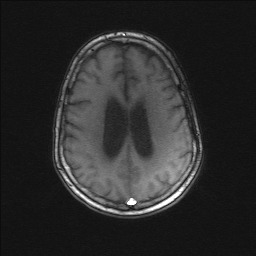
#> input picture Learning_projects/Learning_OpenCV/images/000012.jpg, 256 x 256 px
$ python Matching1.py
#> lines starting #> are read from the running program, lines starting #| are printed output that depends on the picture
import numpy as np
import cv2
import matplotlib.pyplot as plt
img1 = cv2.imread('images/000012.jpg', 0)          # queryImage
#> img1 is the input picture: shape (256, 256); min 10, max 255, mean 43.7
img2 = cv2.imread('images/000013.jpg', 0)  # trainImage
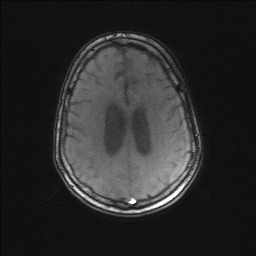
#> input picture Learning_projects/Learning_OpenCV/images/000013.jpg, 256 x 256 px
#> img2 is the input picture: shape (256, 256); min 7, max 255, mean 42.4
# Initiate ORB detector
orb = cv2.ORB_create()
# find the keypoints and descriptors with ORB
kp1, des1 = orb.detectAndCompute(img1, None)
#> kp1 = 378 keypoints; strongest (x, y, size): (134, 202, 31), (129, 204, 31), (132, 202, 44.6), (127, 203, 31)
kp2, des2 = orb.detectAndCompute(img2, None)
#> kp2 = 374 keypoints; strongest (x, y, size): (134, 202, 31), (133, 202, 37.2), (132, 203, 31), (131, 203, 37.2)
# create BFMatcher object
bf = cv2.BFMatcher(cv2.NORM_HAMMING, crossCheck=True)
# Match descriptors.
matches = bf.match(des1, des2)
#> matches = 140 matches
# Sort them in the order of their distance.
matches = sorted(matches, key=lambda x: x.distance)
# Draw first 10 matches.
img3 = cv2.drawMatches(img1, kp1, img2, kp2, matches[:10], None, flags=2)
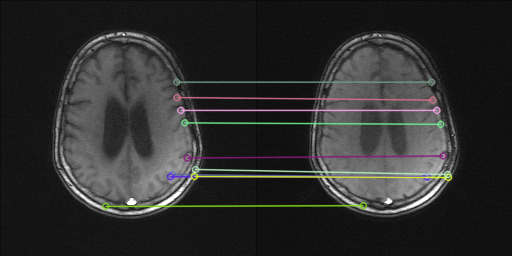
#> img3: shape (256, 512, 3); mean of channels 0, 1, 2 45, 45.7, 45.6; drawn as B, G, R
plt.imshow(img3), plt.show()
